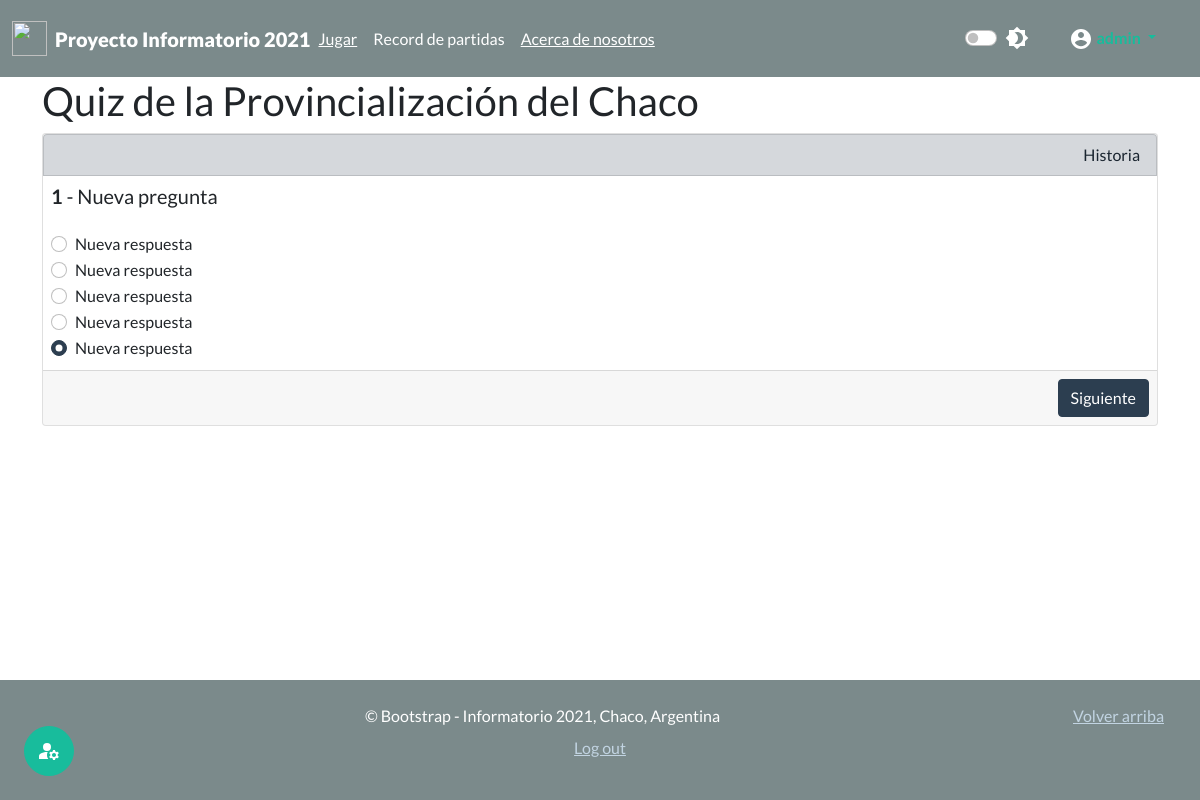
The page /partida/jugar/ (signed in) on the database its author committed.
### juego_chaco/models.py (models this page shows, shortened)
class Pregunta(models.Model):
    autor = models.ForeignKey(User, on_delete=models.CASCADE) #modificar mas adelante
    pregunta = models.CharField(max_length=500)
    clasificacion = models.CharField(max_length=30,choices=Clasificacion.choices,default=Clasificacion.GEOGRAFIA,)
    fecha_creacion = models.DateTimeField(auto_now_add=True, editable=False)
    fecha_modificacion = models.DateTimeField(auto_now=True)

class Respuesta(models.Model):
    id_pregunta=models.ForeignKey(Pregunta, on_delete=models.CASCADE)
    es_correcta=models.BooleanField(default=False)
    respuesta=models.CharField(max_length=500)

### juego_chaco/views.py (the view, shortened to what this page needs)
# urls.py: path('jugar/',views.jugar,name="jugar"),
@login_required(login_url="login")
def jugar(request,cant=0,temas=0):
    cant = request.GET.get('level', 0)
    temas = request.GET.get('temas', 0)
    lista_respuestas=generar_cuestionario((5+int(cant)),temas) #generar un cuestionario con 5 preguntas
    if lista_respuestas == "ERROR":
        messages.add_message(request, messages.ERROR, 'No hay suficientes preguntas, pruebe otra configuración.')
        return redirect("/partida/nuevo/") #regresa la direccion con 'next'
    context={"juego":lista_respuestas}
    return render(request,'juego/jugar.html',context)

### juego_chaco/views.py (called while the page is built)
def generar_cuestionario(cantidad,temas):
    if temas: #si se definieron temas
        temas=temas.split('!')[0:-1]
        random_preguntas=Pregunta.objects.filter(clasificacion__in=temas).order_by('?')[:cantidad]
    else: #si no se definieron temas
        random_preguntas=Pregunta.objects.order_by('?')[:cantidad]
    if len(random_preguntas)<cantidad:
        return "ERROR"
    lista_respuestas={}
    numero_pregunta=1 #siempre habrá una pregunta como mínimo
    for i in random_preguntas:
        i_respuestas=Respuesta.objects.filter(id_pregunta=i.pk).order_by('?')
        lista_respuestas[i]=[numero_pregunta,i_respuestas,nombre_clasificaciones[i.clasificacion]]
        numero_pregunta+=1
    return lista_respuestas

### templates/juego/jugar.html (shortened to what this page needs)
{% extends 'base.html' %}
{% load static %}
{% block content %}
<div class="container">
    <h5 class="display-6"><b>Quiz de la Provincialización del Chaco</b></h5>
    <form name="myForm" method="POST">
        <div class="container">
            {% for i,j in juego.items %}
            <div class="row">
                <div class="mi-separador card h-100 pregunta p-0" id="{{j.0}}">
                    <li class="list-group-item list-group-item-primary text-right">{{j.2}}</li>
                    <h5 class="card-title p-2"><b>{{j.0}}</b> - {{i.pregunta}}</h5>
                    <div class="card-body p-2">
                    {% for r in j.1%}
                    <div class="form-check">
                        <input required class="form-check-input" checked="checked" type="radio" name="RadioRespuesta_{{j.0}}" id="RespuestaInput_{{r.pk}}" value="{{r.pk}}" >
                        <label class="form-check-label" for="RespuestaInput_{{r.pk}}">{{r.respuesta}}</label>
                    </div>
                    {% endfor %}
                    </div>
                    <div class="card-footer text-right p-2" style="margin-top: auto;">
                        <button type="button" class="btn btn-dark prev">Anterior</button> <button type="button" class="btn btn-primary next">Siguiente</button>
                    </div>
                </div>
            </div>
            {% endfor %}
        </div>
    </form>
</div>
{% endblock  %}

### Proyecto_InfoCh2021/static/css/main.css (style rules this page uses)
.text-right { text-align:right!important }

### rows shown on the page
Pregunta: clasificacion "Historia", autor "1", pregunta "Nueva pregunta"
Respuesta: respuesta "Nueva respuesta"
Respuesta: respuesta "Nueva respuesta"
Respuesta: respuesta "Nueva respuesta"
Respuesta: respuesta "Nueva respuesta"
Respuesta: respuesta "Nueva respuesta"
